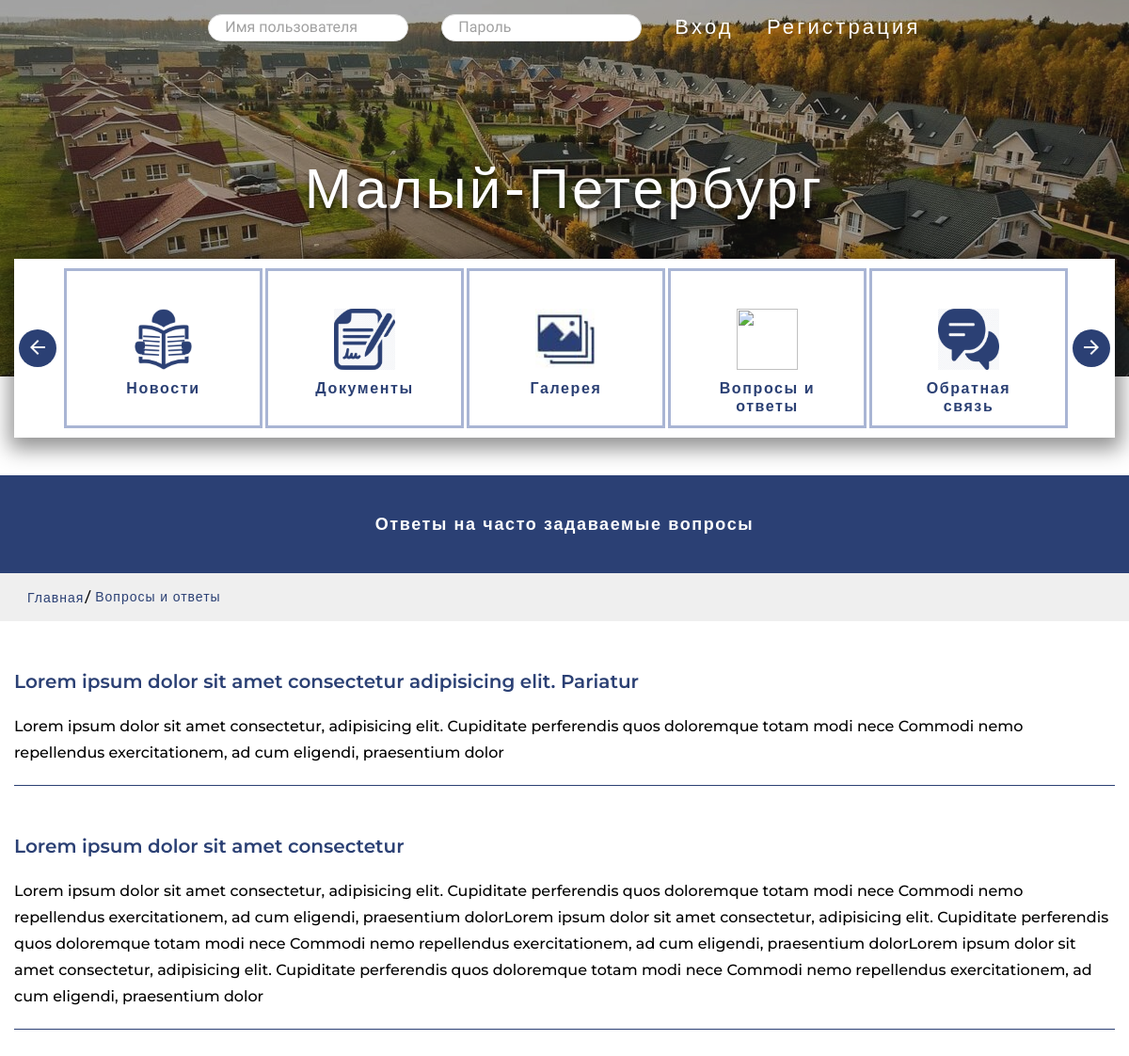
The app's page /faq/, older data.
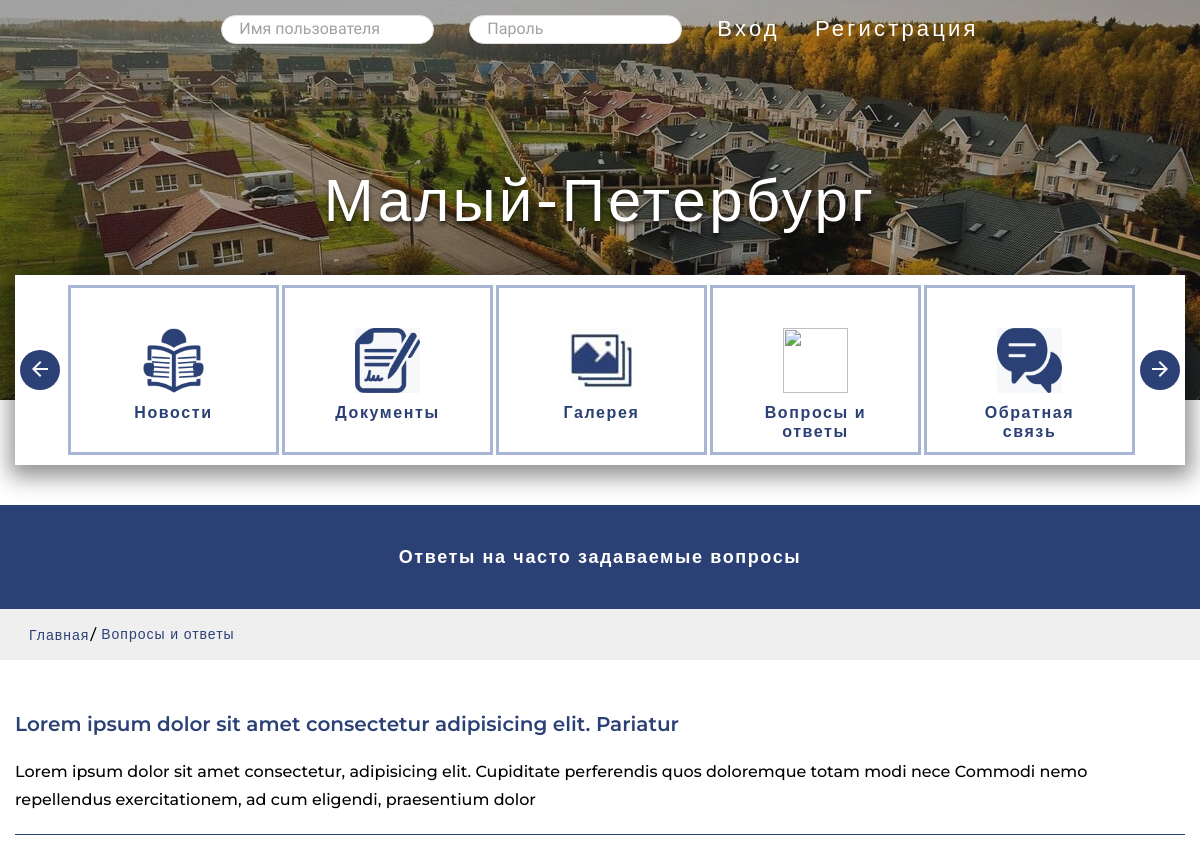
The same page, newer data.
### main_app/models.py (models this page shows, shortened)
class FAQ(models.Model):
    question = models.CharField(default='', max_length=500, verbose_name='Вопрос')
    answer = models.CharField(default='', max_length=3000, verbose_name='Ответ')
    class Meta:
        verbose_name = 'Вопрос и ответ'
        verbose_name_plural = 'Вопросы и ответы'
        ordering = ['id']

### main_app/views.py (the view)
# urls.py: path('faq/', views.FAQView.as_view(), name='faq'),
class FAQView(View):
    def get(self, request):
        faq = FAQ.objects.all()
        text = 'Ответы на часто задаваемые вопросы'
        location = 'Вопросы и ответы'
        return render(request, 'pages/faq.html', {'faq': faq,
                                                  'text': text,
                                                  'location': location,
                                                  'LoginForm': LoginForm})

### main_app/templates/pages/faq.html
{% extends 'base/base.html' %}
{% block content %}
{% include 'components/faq.html' %}
{% endblock %}

### main_app/templates/components/faq.html
{% block faq %}
<main class="main">
    {% block breadcrumbs %}
    {% include 'components/breadcrumbs.html' %}
    {% endblock %}
    <section class="faq">
        <div class="container">
            {% for i in faq %}
            <div class="faq__item">
                <h3 class="faq__list-title">{{ i.question }}</h3>
                <p class="faq__item-text">{{ i.answer }}</p>
            </div>
            {% endfor %}
        </div>
    </section>
</main>
{% endblock %}

Row changes from the older to the newer data that the page shows:
removed FAQ: question "Lorem ipsum dolor sit amet consectetur", answer "Lorem ipsum dolor sit amet consectetur, adipisicing elit. Cupiditate perferendis quos doloremque totam modi nece Commodi nemo repellendus exercitationem, ad cum eligendi, praesentium dolorLorem ipsum dolor sit amet consectetur, adipisicing elit. Cupiditate perferendis quos doloremque totam modi nece Commodi nemo repellendus exercitationem, ad cum eligendi, praesentium dolorLorem ipsum dolor sit amet consectetur, adipisicing elit. Cupiditate perferendis quos doloremque totam modi nece Commodi nemo repellendus exercitationem, ad cum eligendi, praesentium dolor"
